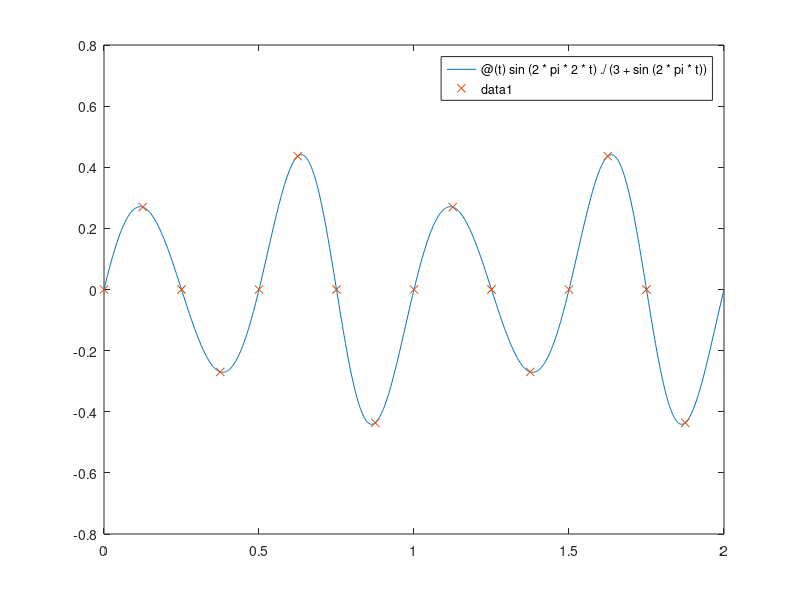
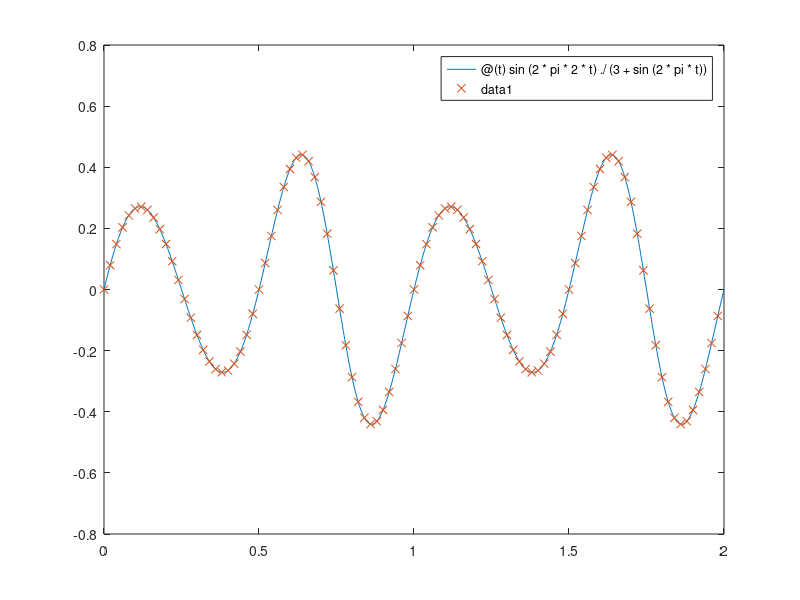

Source code (MATLAB) for these figures, in order:

f = @(t)sin(2*pi*2*t)./(3 + sin(2*pi*t));
T = 2; %total sample time
v_one = 8; % first sampling frequency 
v_two = 50; % second sampling frequency
N_one = T*v_one; % number of samples for first frequency
N_two = T*v_two;
t_one = (0:N_one - 1)/N_one * T; %sample times
t_two = (0:N_two - 1)/N_two * T;

figure(1)
fplot(f,[0,T]); hold on; plot(t_one,f(t_one),'x');
figure(2)
fplot(f,[0,T]); hold on; plot(t_two,f(t_two),'x');